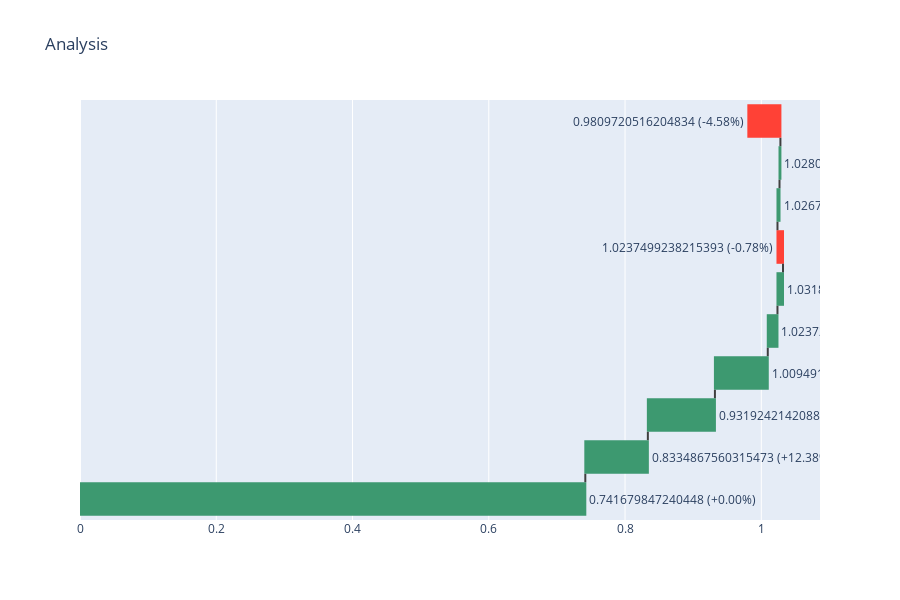

The notebook cell saved with this chart:
### Code cell
wf.plot_forces()

### Figure 1 — Plotly figure (JSON) as saved in the notebook; plotly's stock layout.template omitted (floating-point values rounded to 4 significant figures)
{"data": [{"connector": {"line": {"color": "rgb(63, 63, 63)"}}, "measure": ["relative", "relative", "relative", "relative", "relative", "relative", "relative", "relative", "relative", "relative"], "name": "20", "orientation": "h", "text": ["0.741679847240448 (+0.00%)", "0.8334867560315473 (+12.38%)", "0.9319242142088406 (+11.81%)", "1.0094915056325664 (+8.32%)", "1.023728480029226 (+1.41%)", "1.0318451016997419 (+0.79%)", "1.0237499238215393 (-0.78%)", "1.0267216100232375 (+0.29%)", "1.028047206403156 (+0.13%)", "0.9809720516204834 (-4.58%)"], "textposition": "outside", "type": "waterfall", "x": [0.7417, 0.09181, 0.09844, 0.07757, 0.01424, 0.008117, -0.008095, 0.002972, 0.001326, -0.04708], "y": ["model_mean", "age (23)", "relationship ( Own-child)", "marital-status ( Never-married)", "occupation (nan)", "race ( Black)", "education ( Bachelors), education-num (13.0)", "workclass ( Private)", "fnlwgt (529223)", "others and interconnections"]}], "layout": {"height": 600, "showlegend": false, "title": {"text": "Analysis "}, "yaxis": {"showticklabels": false}}}
